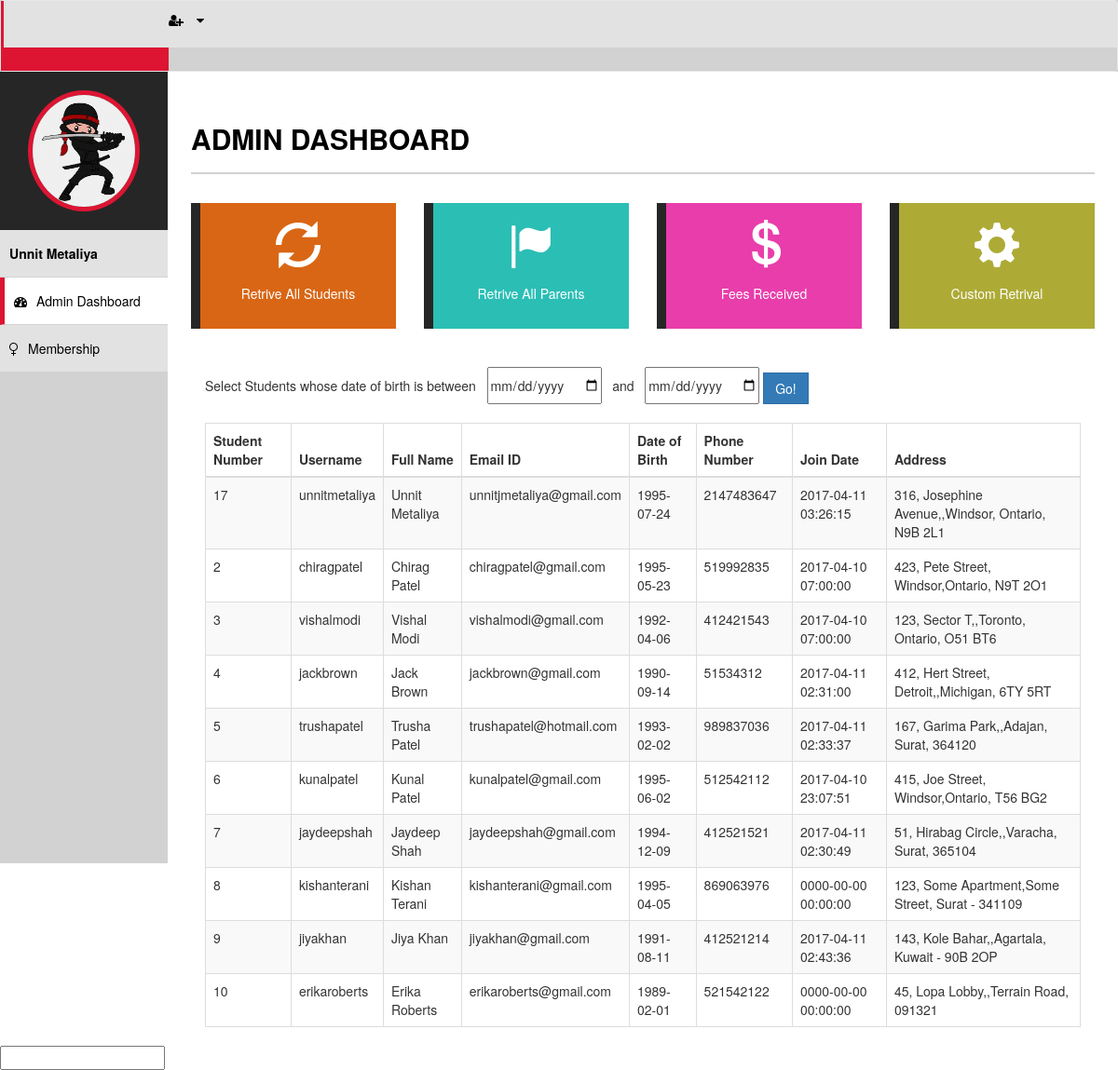
Screenshot of /customretrival.php with the database file from the repository.
### tables this page shows
CREATE TABLE IF NOT EXISTS `members` (
  `memberID` int(11) NOT NULL,
  `username` varchar(255) NOT NULL,
  `fullname` varchar(255) NOT NULL,
  `password` varchar(255) NOT NULL,
  `email` varchar(255) NOT NULL,
  `dateofbirth` date NOT NULL,
  `phonenumber` int(15) NOT NULL,
  `stud_join_date` timestamp NOT NULL DEFAULT CURRENT_TIMESTAMP ON UPDATE CURRENT_TIMESTAMP,
  `address1` varchar(255) NOT NULL,
  `address2` varchar(255) NOT NULL,
  `active` varchar(255) NOT NULL,
  `resetToken` varchar(255) DEFAULT NULL,
  `resetComplete` varchar(3) DEFAULT 'No'
);

### customretrival.php (the view, shortened to what this page needs)
<!DOCTYPE html>
<html xmlns="http://www.w3.org/1999/xhtml">
<head>
    <link href="assets/css/bootstrap.css" rel="stylesheet" />
    <link href="assets/css/font-awesome.css" rel="stylesheet" />
    <link href="assets/css/style.css" rel="stylesheet" />
</head>
<body>
    <div id="wrapper">
        <nav class="navbar navbar-default navbar-cls-top " role="navigation" style="margin-bottom: 0">
            <div class="navbar-header">
                <a  class="navbar-brand" href="index.html">Kung Fu Club
                </a>
            </div>
            <div class="notifications-wrapper">
<ul class="nav">
                <li class="dropdown">
                    <a class="dropdown-toggle" data-toggle="dropdown" href="#">
                        <i class="fa fa-user-plus"></i>  <i class="fa fa-caret-down"></i>
                    </a>
                </li>
            </ul>
            </div>
        </nav>
        <nav  class="navbar-default navbar-side" role="navigation">
            <div class="sidebar-collapse">
                <ul class="nav" id="main-menu">
                    <li>
                        <div class="user-img-div">
                            <img src="assets/img/ninja.gif" class="img-circle" />
                        </div>
                    </li>
                     <li>
                        <a  href="#"> <strong> Unnit Metaliya </strong></a>
                    </li>
                    <li>
                        <a class="active-menu"  href="admin.php"><i class="fa fa-dashboard "></i>Admin Dashboard</a>
                    </li>
                    <li>
                        <a href="ui.html"><i class="fa fa-venus "></i>Membership </a>
                    </li>
                </ul>
            </div>
        </nav>
        <div id="page-wrapper" class="page-wrapper-cls">
            <div id="page-inner">
                <div class="row">
                    <div class="col-md-12">
                        <h1 class="page-head-line">ADMIN DASHBOARD</h1>
                    </div>
                </div>
                <div class="row">
                    <div class="col-md-12">
                    </div>
                </div>
                <div class="row">
            <div class=" col-md-3 col-sm-3">
                <div class="style-box-one Style-one-clr-one">
                            <a href="retrivestudents.php">
                                <span class="glyphicon glyphicon-refresh"></span>
                                 <h5>Retrive All Students</h5>
                            </a>
                        </div>
                        </div>
              <div class=" col-md-3 col-sm-3">
                <div class="style-box-one Style-one-clr-two">
                            <a href="retriveparents.php">
                                <span class="glyphicon glyphicon-flag"></span>
                                 <h5>Retrive All Parents</h5>
                            </a>
                        </div>
                        </div>
             <div class=" col-md-3 col-sm-3">
                <div class="style-box-one Style-one-clr-three">
                            <a href="#">
                                <span class="glyphicon glyphicon-usd"></span>
                                 <h5>Fees Received</h5>
                            </a>
                        </div>
                        </div>
              <div class=" col-md-3 col-sm-3">
                <div class="style-box-one Style-one-clr-four">
                            <a href="customretrival.php">
                                <span class="glyphicon glyphicon-cog"></span>
                                <h5>Custom Retrival</h5>
                            </a>
                        </div>
                        </div>
            </div>
                 <div class="row">
                    <div class="col-md-12">
                    </div>
                </div>
                <div class="col-md-12">
                    <form method="post" action="rangeretrival.php">
                        Select Students whose date of birth is between &nbsp; <input type="date" id="from-datepicker" name="datestart"> &nbsp; and &nbsp; <input type="date" id="from-datepicker" name="dateend">
                        <button type="submit" class="btn btn-primary">Go! </button><br><br>
                    </form>
                </div>
                <br><br>
                <div class=" col-md-12">
                <div class="table-responsive">
                            <table class="table table-striped table-bordered table-hover">
                                <thead>
                                    <tr>
                                        <th>Student Number</th>
                                        <th>Username</th>
                                        <th>Full Name</th>
                                        <th>Email ID</th>
                                        <th>Date of Birth</th>
                                        <th>Phone Number</th>
                                        <th>Join Date</th>
                                        <th>Address</th>
                                    </tr>
                                </thead>
<?php
$dbLink = new mysqli('127.0.0.1', 'root', '', 'kungfu');
$sql = 'SELECT `memberID`,`username`,`fullname`, `email`, `dateofbirth`, `phonenumber`, `stud_join_date`, `address1`, `address2` FROM `members`';
$result = $dbLink->query($sql);
if($result) {
    if($result->num_rows == 0) {
          echo '<p>No Info. Sorry!</p>';
    }
        else {
                    while($row = $result->fetch_assoc()){
                                                           echo "<tr>";
                                                              echo "<td>{$row['memberID']}</td>";
                                                              echo "<td>{$row['username']}</td>";
                                                              echo "<td>{$row['fullname']}</td>";
                                                              echo "<td>{$row['email']}</td>";
                                                              echo "<td>{$row['dateofbirth']}</td>";
                                                              echo "<td>{$row['phonenumber']}</td>";
                                                              echo "<td>{$row['stud_join_date']}</td>";
                                                              echo "<td>{$row['address1']},{$row['address2']}</td>";
                                                              echo  "</tr>";
                    }
                 echo '</table>';
    }
    $result->free(); }
    else {
      echo 'Error! SQL query failed:';
    echo "<pre>{$dbLink->error}</pre>";
}
?>
                        </div>
                        </div>
            </div>
        </div>
    </div>
<link href="https://maxcdn.bootstrapcdn.com/bootstrap/3.3.6/css/bootstrap.min.css" rel="stylesheet">
<link rel="stylesheet" type="text/css" href="https://cdnjs.cloudflare.com/ajax/libs/bootstrap-datepicker/1.6.1/css/bootstrap-datepicker3.min.css">
<input type="text" id="from-datepicker"/>
</body>
</html>

### assets/css/style.css (style rules this page uses)
body { font-family: 'Raleway', sans-serif; line-height:25px; font-size:14px; }
#wrapper { width: 100%; background: #d2d2d2; }
#page-wrapper { padding: 15px 15px; min-height: 800px; background: #fff; }
#page-inner { width: 100%; margin: 10px 20px 10px 0px; background-color: #fff!important; padding: 10px; min-height: 800px; }
.page-head-line { font-size: 30px; text-transform: uppercase; color: #000; font-weight: 800; padding-bottom: 20px; border-bottom: 2px solid #d2d2d2; margin-bottom: 30px; }
.btn { border-radius:0px!important; -moz-border-radius:0px!important; -webkit-border-radius:0px!important; }
.navbar-cls-top .navbar-brand { color: #fff; background: #DD1533; width: 180px; text-align: center; height: 75px; font-size: 18px; letter-spacing: 1px; padding-top: 25px; }
.user-img-div { min-height: 130px; padding: 20px; background-color: #262626; text-align:center; }
.user-img-div img { height: 130px; border: 5px solid #DD1533; }
.active-menu { background-color: #fff!important; border-left: 5px solid #DD1533; }
.sidebar-collapse, .sidebar-collapse .nav { background: none; }
.sidebar-collapse .nav { padding: 0; }
.sidebar-collapse .nav > li > a { color: #000; background: #E2E2E2; text-shadow: none; border-bottom: 1px solid #D2D2D2; }
.sidebar-collapse > .nav > li > a { padding: 15px 10px; }
.navbar-side { border: none; background-color: #202020; }
.navbar-cls-top { background: #262626; border-bottom: none; }
.navbar-default { border: 0px solid black; }
.navbar-header { background: #000000; }
.nav > li > a > i { margin-right: 10px; }
.notifications-wrapper { margin-left:3px; }
.notifications-wrapper .nav { background-color: #D2d2d2; }
.notifications-wrapper li { display: inline-block; }
.notifications-wrapper li a { padding: 25px; min-height: 50px; }
.notifications-wrapper .nav > li > a { background-color: #E2E2E2; color:#000; }
.style-box-one { text-align: center; padding: 20px; margin-bottom: 40px; border-left: 10px solid #262626; }
.style-box-one a, .style-box-one a:hover { color: #fff; text-decoration: none; }
.style-box-one span { font-size: 50px; padding-bottom: 10px; }
.Style-one-clr-one { background-color: #d96614; }
.Style-one-clr-two { background-color: #2bbeb5; }
.Style-one-clr-three { background-color: #e83dab; }
.Style-one-clr-four { background-color: #adab36; }
@media (min-width:768px) { .page-wrapper-cls { margin: 0 0 0 180px; } }
@media (min-width:768px) { .navbar-side { z-index: 1; position: absolute; width: 180px; } }
@media (min-width:768px) { .navbar { border-radius: 0px; } }

### rows the page displays
members: memberID "17", username "unnitmetaliya", fullname "Unnit Metaliya", email "unnitjmetaliya@gmail.com", dateofbirth "1995-07-24", phonenumber "2147483647", stud_join_date "2017-04-11 03:26:15", address1 "316, Josephine Avenue,", address2 "Windsor, Ontario, N9B 2L1"
members: memberID "2", username "chiragpatel", fullname "Chirag Patel", email "chiragpatel@gmail.com", dateofbirth "1995-05-23", phonenumber "519992835", stud_join_date "2017-04-10 07:00:00", address1 "423, Pete Street, Windsor", address2 "Ontario, N9T 2O1"
members: memberID "3", username "vishalmodi", fullname "Vishal Modi", email "vishalmodi@gmail.com", dateofbirth "1992-04-06", phonenumber "412421543", stud_join_date "2017-04-10 07:00:00", address1 "123, Sector T,", address2 "Toronto, Ontario, O51 BT6"
members: memberID "4", username "jackbrown", fullname "Jack Brown", email "jackbrown@gmail.com", dateofbirth "1990-09-14", phonenumber "51534312", stud_join_date "2017-04-11 02:31:00", address1 "412, Hert Street, Detroit,", address2 "Michigan, 6TY 5RT"
members: memberID "5", username "trushapatel", fullname "Trusha Patel", email "trushapatel@hotmail.com", dateofbirth "1993-02-02", phonenumber "989837036", stud_join_date "2017-04-11 02:33:37", address1 "167, Garima Park,", address2 "Adajan, Surat, 364120"
members: memberID "6", username "kunalpatel", fullname "Kunal Patel", email "kunalpatel@gmail.com", dateofbirth "1995-06-02", phonenumber "512542112", stud_join_date "2017-04-10 23:07:51", address1 "415, Joe Street, Windsor", address2 "Ontario, T56 BG2"
members: memberID "7", username "jaydeepshah", fullname "Jaydeep Shah", email "jaydeepshah@gmail.com", dateofbirth "1994-12-09", phonenumber "412521521", stud_join_date "2017-04-11 02:30:49", address1 "51, Hirabag Circle,", address2 "Varacha, Surat, 365104"
members: memberID "8", username "kishanterani", fullname "Kishan Terani", email "kishanterani@gmail.com", dateofbirth "1995-04-05", phonenumber "869063976", stud_join_date "0000-00-00 00:00:00", address1 "123, Some Apartment", address2 "Some Street, Surat - 341109"
members: memberID "9", username "jiyakhan", fullname "Jiya Khan", email "jiyakhan@gmail.com", dateofbirth "1991-08-11", phonenumber "412521214", stud_join_date "2017-04-11 02:43:36", address1 "143, Kole Bahar,", address2 "Agartala, Kuwait - 90B 2OP"
members: memberID "10", username "erikaroberts", fullname "Erika Roberts", email "erikaroberts@gmail.com", dateofbirth "1989-02-01", phonenumber "521542122", stud_join_date "0000-00-00 00:00:00", address1 "45, Lopa Lobby,", address2 "Terrain Road, 091321"
